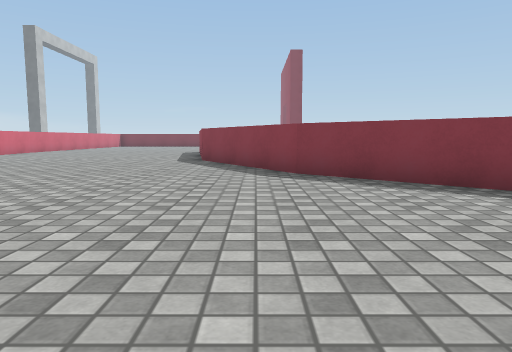
View 1 (above)

24 first-person views from a walk through a Unity game level. The camera is 0.72 m above the floor, tilts 6° down and sees 70° across. The floor is counted in squares, 1 m on a side. Each view is taken from the middle of a square. On the plan, view 1 faces up. The plan holds only what a view shows up to about 11 squares ahead; the rest is blank. The place goes on beyond the plan. Surface patterns are stand-ins for the level's own textures.

View 2
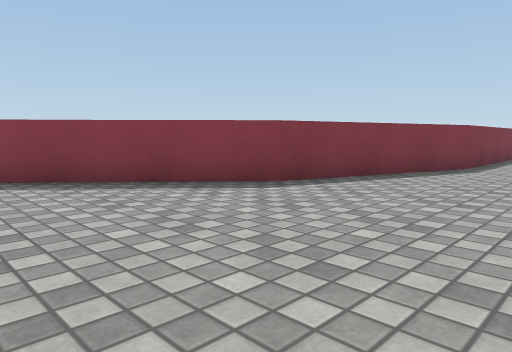

View 3
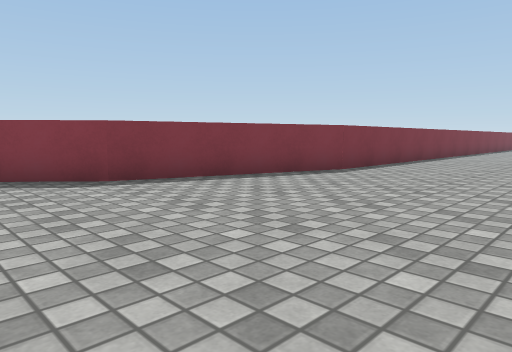

View 4
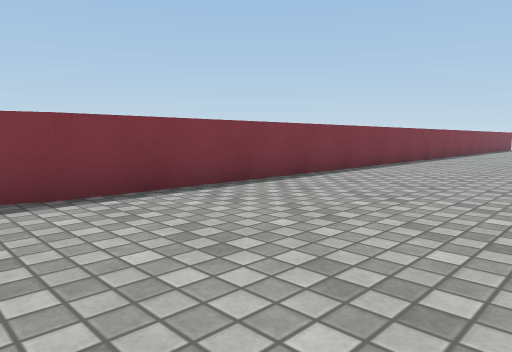

View 5
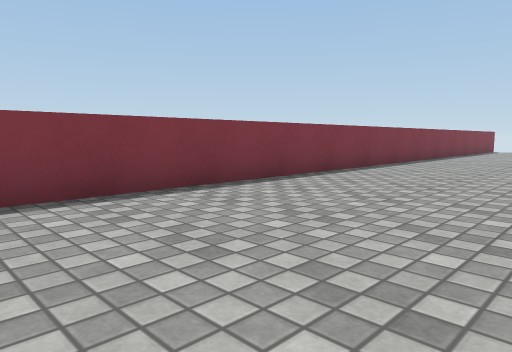

View 6
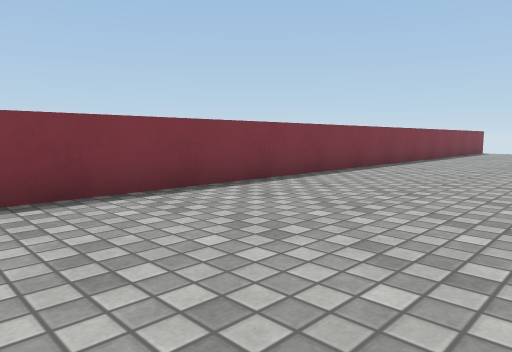

View 7
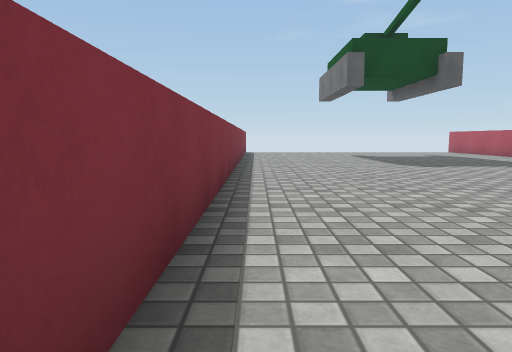

View 8
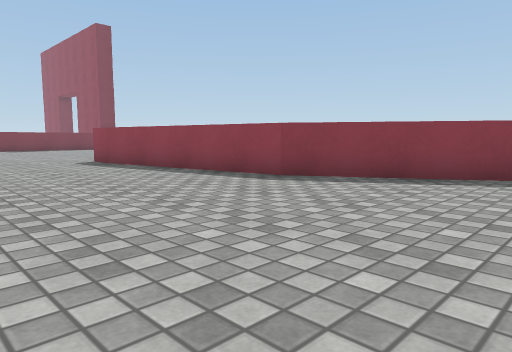

View 9
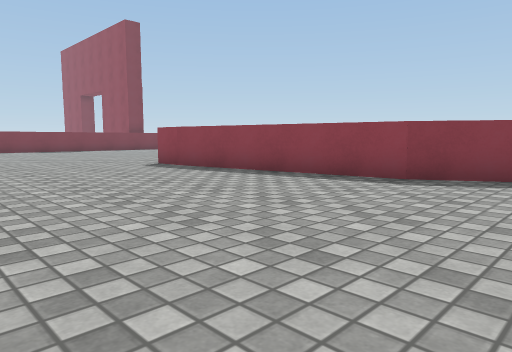

View 10
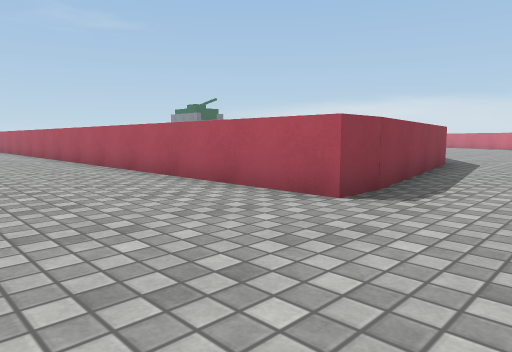

View 11
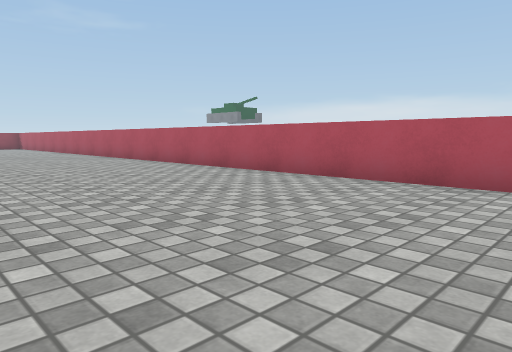

View 12
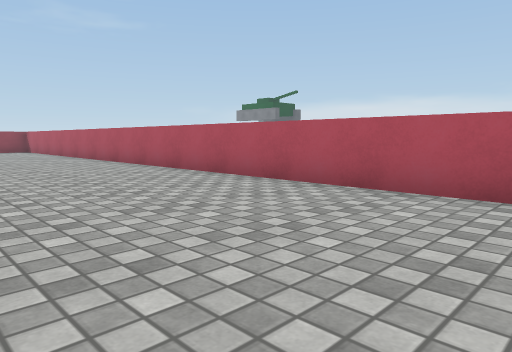

View 13
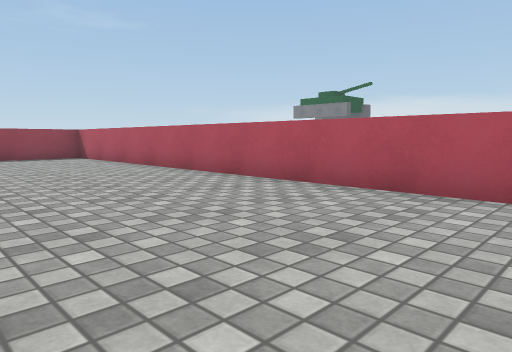

View 14
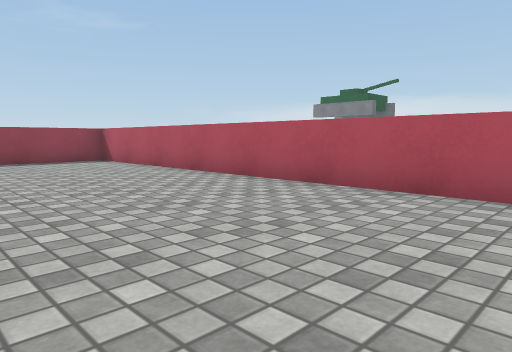

View 15
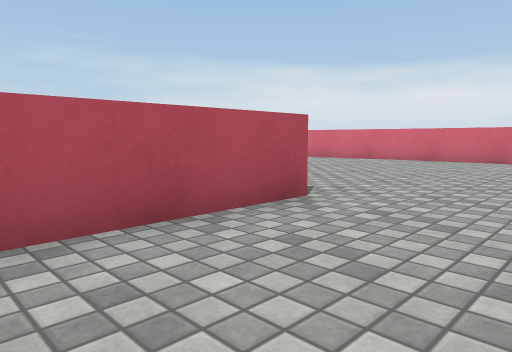

View 16
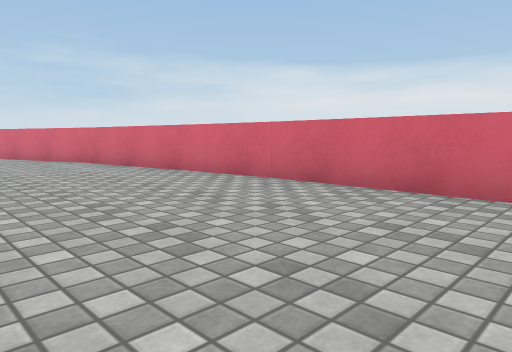

View 17
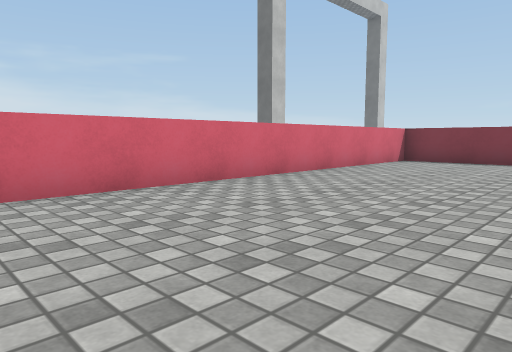

View 18
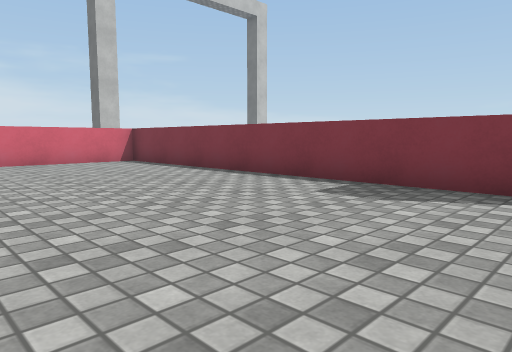

View 19
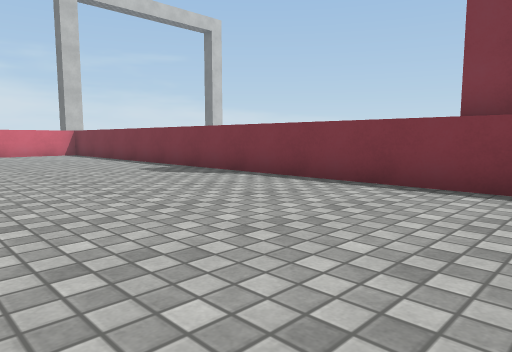

View 20
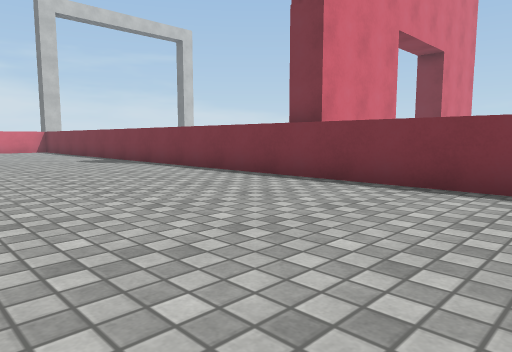

View 21
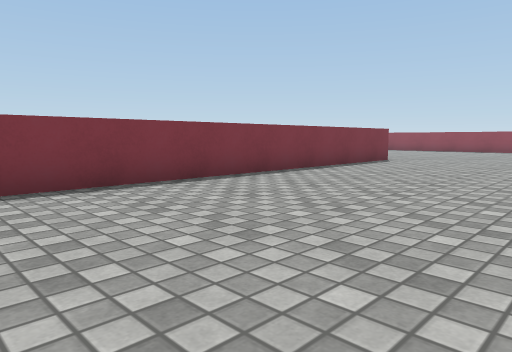

View 22
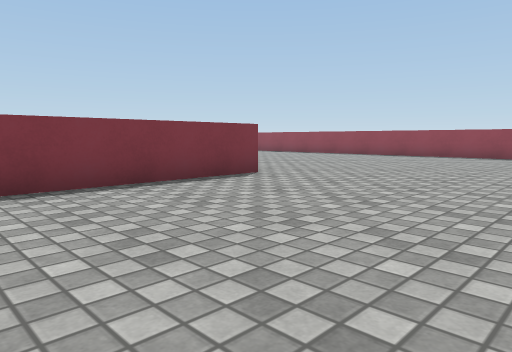

View 23
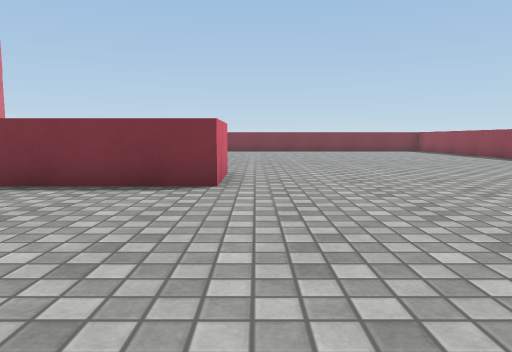

View 24
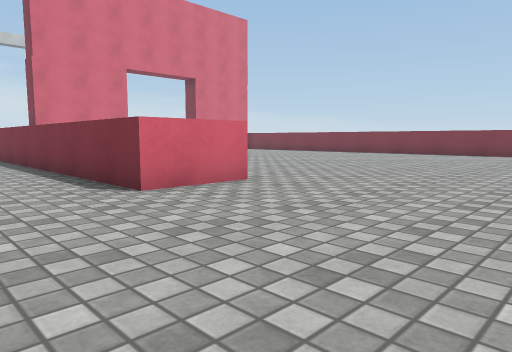

### Floor plan
Points are (right, up) in squares from view 1. A wall is a line through its corners. A room is listed if a view was taken in it or the views show most of it. See-through windows are left out.
Room 1 (views 1, 2, 3, 4, 5, 6, 7, 8, 9, 10, 11, 12, 13, 14, 15, 16, 17, 18, 19, 20, 21, 22, 23, 24)
walls: (-2.7, 17.2) (-2.7, 18.2) (24.5, 18.2); (16.4, 31.4) (16.4, 29.4) (-10.4, 29.4); (9.3, 2.5) (4.5, 4) (0.8, 7.3) (-1.7, 11.6) (-2.7, 17.4); (-10.7, 15.9) (-10, 11.2); (-10, 11.4) (-9.5, 9.8); (-10.8, 28.9) (-10.8, 17.5); (24.5, 2.5) (9.2, 2.5)
objects: red block (-12, 16) to (-11, 17)

Positions as (right, up) in squares from view 1, and headings:
1: (0, 0), facing up
2: (0, 0), facing up-right
3: (2, -2), facing up-right
4: (8, -2), facing up-right
5: (12, -2), facing up-right
6: (14, -2), facing up-right
7: (15, 2), facing right
8: (-7, 7), facing up-right
9: (-8, 9), facing up-right
10: (-5, 22), facing down-right
11: (-1, 24), facing down-right
12: (5, 23), facing down-right
13: (12, 23), facing down-right
14: (14, 23), facing down-right
15: (1, 21), facing down-left
16: (-6, 22), facing down-left
17: (-6, 18), facing up-left
18: (0, 24), facing up-left
19: (5, 24), facing up-left
20: (9, 24), facing up-left
21: (5, 24), facing up-right
22: (11, 24), facing up-right
23: (17, 24), facing up
24: (21, 27), facing up-left
